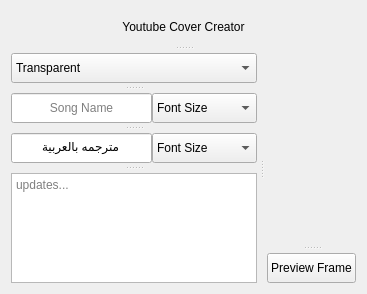
         <widget class="QWidget" name="section4" native="true">
          <property name="maximumSize">
           <size>
            <width>16777215</width>
            <height>16777215</height>
           </size>
          </property>
          <layout class="QGridLayout" name="gridLayout_4">
           <item row="0" column="0">
            <widget class="QSplitter" name="splitter_12">
             <property name="orientation">
              <enum>Qt::Vertical</enum>
             </property>
             <property name="handleWidth">
              <number>10</number>
             </property>
             <widget class="QLabel" name="Title4">
              <property name="text">
               <string>Youtube Cover Creator</string>
              </property>
              <property name="alignment">
               <set>Qt::AlignCenter</set>
              </property>
             </widget>
             <widget class="QSplitter" name="splitter_11">
              <property name="frameShape">
               <enum>QFrame::NoFrame</enum>
              </property>
              <property name="frameShadow">
               <enum>QFrame::Plain</enum>
              </property>
              <property name="lineWidth">
               <number>0</number>
              </property>
              <property name="orientation">
               <enum>Qt::Horizontal</enum>
              </property>
              <property name="opaqueResize">
               <bool>true</bool>
              </property>
              <property name="handleWidth">
               <number>10</number>
              </property>
              <property name="childrenCollapsible">
               <bool>true</bool>
              </property>
              <widget class="QSplitter" name="splitter_9">
               <property name="orientation">
                <enum>Qt::Vertical</enum>
               </property>
               <property name="handleWidth">
                <number>10</number>
               </property>
               <widget class="QComboBox" name="TransparentInput2">
                <property name="minimumSize">
                 <size>
                  <width>165</width>
                  <height>30</height>
                 </size>
                </property>
                <property name="maximumSize">
                 <size>
                  <width>16777215</width>
                  <height>30</height>
                 </size>
                </property>
                <item>
                 <property name="text">
                  <string>Transparent</string>
                 </property>
                </item>
                <item>
                 <property name="text">
                  <string>5%</string>
                 </property>
                </item>
                <item>
                 <property name="text">
                  <string>10%</string>
                 </property>
                </item>
                <item>
                 <property name="text">
                  <string>15%</string>
                 </property>
                </item>
                <item>
                 <property name="text">
                  <string>20%</string>
                 </property>
                </item>
                <item>
                 <property name="text">
                  <string>25%</string>
                 </property>
                </item>
                <item>
                 <property name="text">
                  <string>30%</string>
                 </property>
                </item>
               </widget>
               <widget class="QSplitter" name="splitter_7">
                <property name="orientation">
                 <enum>Qt::Horizontal</enum>
                </property>
                <property name="handleWidth">
                 <number>0</number>
                </property>
                <widget class="QLineEdit" name="AlbumNameInput2">
                 <property name="minimumSize">
                  <size>
                   <width>110</width>
                   <height>30</height>
                  </size>
                 </property>
                 <property name="maximumSize">
                  <size>
                   <width>16777215</width>
                   <height>30</height>
                  </size>
                 </property>
                 <property name="alignment">
                  <set>Qt::AlignCenter</set>
                 </property>
                 <property name="placeholderText">
                  <string>Song Name</string>
                 </property>
                </widget>
                <widget class="QComboBox" name="FontSizeWord1">
                 <item>
                  <property name="text">
                   <string>Font Size</string>
                  </property>
                 </item>
                 <item>
                  <property name="text">
                   <string>100 px</string>
                  </property>
                 </item>
                 <item>
                  <property name="text">
                   <string>110 px</string>
                  </property>
                 </item>
                 <item>
                  <property name="text">
                   <string>120 px</string>
                  </property>
                 </item>
                </widget>
               </widget>
               <widget class="QSplitter" name="splitter_8">
                <property name="orientation">
                 <enum>Qt::Horizontal</enum>
                </property>
                <property name="handleWidth">
                 <number>0</number>
                </property>
                <widget class="QLineEdit" name="AlbumNameInput3">
                 <property name="minimumSize">
                  <size>
                   <width>110</width>
                   <height>30</height>
                  </size>
                 </property>
                 <property name="maximumSize">
                  <size>
                   <width>16777215</width>
                   <height>30</height>
                  </size>
                 </property>
                 <property name="text">
                  <string>مترجمه بالعربية</string>
                 </property>
                 <property name="alignment">
                  <set>Qt::AlignCenter</set>
                 </property>
                 <property name="placeholderText">
                  <string/>
                 </property>
                </widget>
                <widget class="QComboBox" name="FontSizeWord2">
                 <item>
                  <property name="text">
                   <string>Font Size</string>
                  </property>
                 </item>
                 <item>
                  <property name="text">
                   <string>100 px</string>
                  </property>
                 </item>
                 <item>
                  <property name="text">
                   <string>110 px</string>
                  </property>
                 </item>
                 <item>
                  <property name="text">
                   <string>120 px</string>
                  </property>
                 </item>
                </widget>
               </widget>
               <widget class="QPlainTextEdit" name="plainTextEdit">
                <property name="minimumSize">
                 <size>
                  <width>0</width>
                  <height>110</height>
                 </size>
                </property>
                <property name="maximumSize">
                 <size>
                  <width>16777215</width>
                  <height>110</height>
                 </size>
                </property>
                <property name="placeholderText">
                 <string>updates...</string>
                </property>
               </widget>
              </widget>
              <widget class="QSplitter" name="splitter_10">
               <property name="orientation">
                <enum>Qt::Vertical</enum>
               </property>
               <property name="handleWidth">
                <number>10</number>
               </property>
               <widget class="QLabel" name="FrameImage2">
                <property name="minimumSize">
                 <size>
                  <width>0</width>
                  <height>190</height>
                 </size>
                </property>
                <property name="maximumSize">
                 <size>
                  <width>340</width>
                  <height>190</height>
                 </size>
                </property>
                <property name="text">
                 <string/>
                </property>
                <property name="pixmap">
                 <pixmap>../../../../../../../Downloads/cover (2).jpg</pixmap>
                </property>
                <property name="scaledContents">
                 <bool>true</bool>
                </property>
                <property name="alignment">
                 <set>Qt::AlignCenter</set>
                </property>
               </widget>
               <widget class="QPushButton" name="PriviewFrameButton2">
                <property name="maximumSize">
                 <size>
                  <width>340</width>
                  <height>30</height>
                 </size>
                </property>
                <property name="text">
                 <string>Preview Frame</string>
                </property>
               </widget>
              </widget>
             </widget>
            </widget>
           </item>
          </layout>
         </widget>
